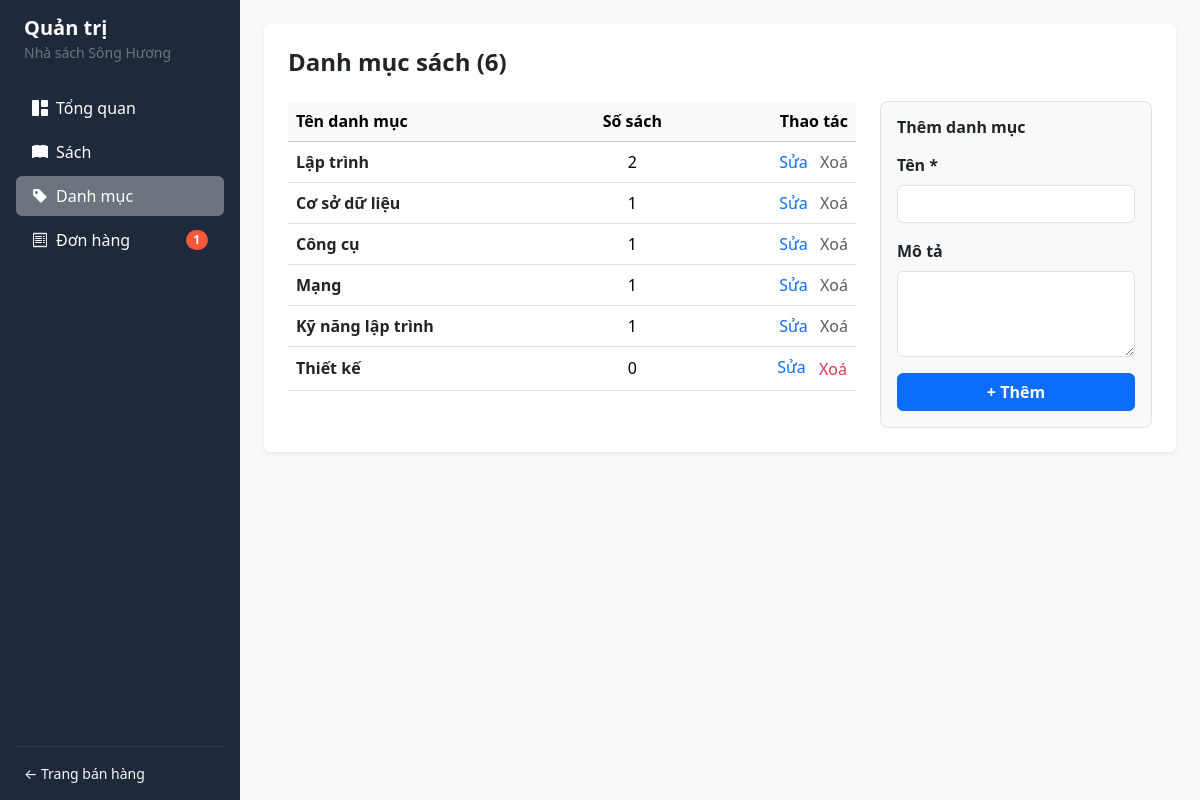
The page /admin/categories on the database its author committed.
### models.py (models this page shows)
class Category(db.Model):
    __tablename__ = "categories"
    id: Mapped[int] = mapped_column(primary_key=True)
    name: Mapped[str] = mapped_column(String(100), unique=True, nullable=False)
    description: Mapped[Optional[str]] = mapped_column(String(255), nullable=True)
    books: Mapped[List["Book"]] = relationship(back_populates="category")

### app.py (the view, shortened to what this page needs)
@app.route("/admin/categories", methods=["GET", "POST"])
def admin_categories():
    edit_id = request.args.get("edit_id", type=int) or request.form.get("edit_id", type=int)
    edit_cat = db.session.get(Category, edit_id) if edit_id else None
    form = CategoryForm(category_id=edit_id, obj=edit_cat if request.method == "GET" else None)
    rows = db.session.execute(
        db.select(Category, func.count(Book.id).label("book_count"))
        .outerjoin(Book, Category.id == Book.category_id)
        .group_by(Category.id)
        .order_by(Category.id.asc())
    ).all()
    return render_template(
        "admin/categories.html",
        rows=rows,
        form=form,
        edit_cat=edit_cat
    )

### forms.py (shortened to what this page needs)
class CategoryForm(FlaskForm):
    name = StringField(
        "Tên *",
        validators=[DataRequired("Tên danh mục không được để trống."), Length(max=100)]
    )
    description = TextAreaField("Mô tả", validators=[Optional(), Length(max=255)])
    submit = SubmitField("+ Thêm")
    def __init__(self, category_id=None, *args, **kwargs):
        super().__init__(*args, **kwargs)
        self.category_id = category_id

### app.py (called while the page is built)
@app.context_processor
def inject_globals():
    cart = session.get("cart", {})
    cart_count = sum(cart.values())
    pending_orders_count = db.session.scalar(
        db.select(func.count(Order.id)).where(Order.status == "Chờ xác nhận")
    ) or 0
    return dict(cart_count=cart_count, pending_orders_count=pending_orders_count)

### templates/admin/categories.html (shortened to what this page needs)
{% extends "admin/base_admin.html" %}
{% block content %}
<div class="card border-0 shadow-sm p-4">
    <h4 class="fw-bold mb-4">Danh mục sách ({{ rows|length }})</h4>
    <div class="row g-4">
        <div class="col-lg-8">
            <table class="table align-middle">
                <thead class="table-light">
                    <tr>
                        <th>Tên danh mục</th>
                        <th class="text-center">Số sách</th>
                        <th class="text-end">Thao tác</th>
                    </tr>
                </thead>
                <tbody>
                    {% for cat, book_count in rows %}
                    <tr>
                        <td>
                            <a href="{{ url_for('admin_books', category_id=cat.id) }}" class="fw-semibold text-dark text-decoration-none">
                                {{ cat.name }}
                            </a>
                        </td>
                        <td class="text-center">{{ book_count }}</td>
                        <td class="text-end">
                            <a href="{{ url_for('admin_categories', edit_id=cat.id) }}" class="text-decoration-none me-2">Sửa</a>
                            {% if book_count > 0 %}
                                <span class="text-muted" title='Không thể xoá "{{ cat.name }}": còn {{ book_count }} sách.'>Xoá</span>
                            {% else %}
                                <form method="POST" action="{{ url_for('admin_category_delete', cat_id=cat.id) }}" class="d-inline"
                                      onsubmit="return confirm('Xoá danh mục {{ cat.name }}?');">
                                    <button type="submit" class="btn btn-link text-danger text-decoration-none p-0">Xoá</button>
                                </form>
                            {% endif %}
                        </td>
                    </tr>
                    {% endfor %}
                </tbody>
            </table>
        </div>
        <div class="col-lg-4">
            <div class="bg-light border rounded-3 p-3">
                <h6 class="fw-bold mb-3">{{ "Sửa danh mục: " + edit_cat.name if edit_cat else "Thêm danh mục" }}</h6>
                <form method="POST" action="{{ url_for('admin_categories', edit_id=edit_cat.id if edit_cat else None) }}" novalidate>
                    <div class="mb-3">
                        {{ form.name.label(class="form-label fw-semibold") }}
                        {{ form.name(class="form-control" + (" is-invalid" if form.name.errors else "")) }}
                    </div>
                    <div class="mb-3">
                        {{ form.description.label(class="form-label fw-semibold") }}
                        {{ form.description(class="form-control", rows="3") }}
                    </div>
                    <button type="submit" class="btn btn-primary w-100 fw-bold">
                        {{ "Lưu thay đổi" if edit_cat else "+ Thêm" }}
                    </button>
                </form>
            </div>
        </div>
    </div>
</div>
{% endblock %}

### rows shown on the page
Category: name "Lập trình", book_count "2"
Category: name "Cơ sở dữ liệu", book_count "1"
Category: name "Công cụ", book_count "1"
Category: name "Mạng", book_count "1"
Category: name "Kỹ năng lập trình", book_count "1"
Category: name "Thiết kế", book_count "0"

### other values the page prints
{{ pending_orders_count }} "1"
{{ rows|length }} "6"
{{ "Sửa danh mục: " + edit_cat.name if edit_cat else "Thêm danh mục" }} "Thêm danh mục"
{{ "Lưu thay đổi" if edit_cat else "+ Thêm" }} "+ Thêm"
